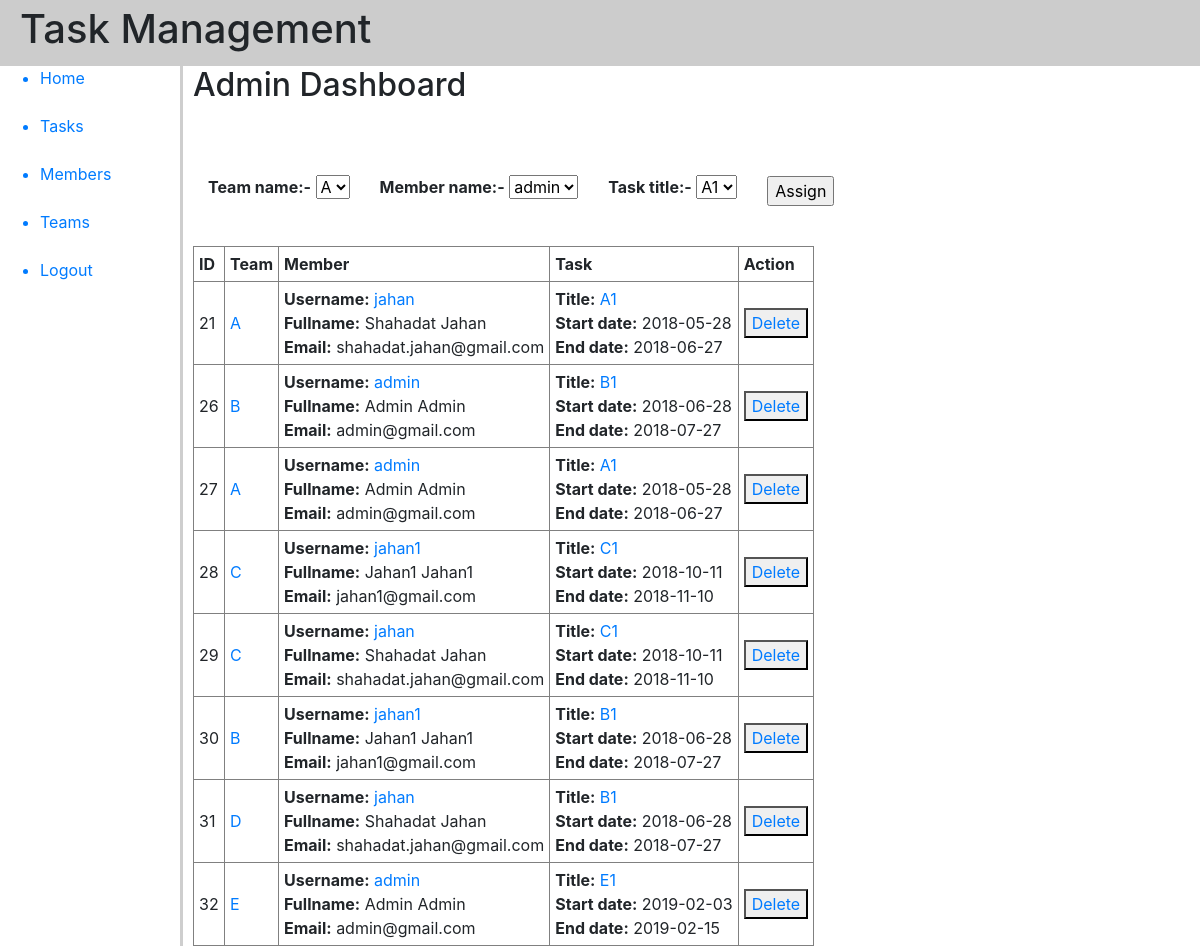
Screenshot of /admin/admin.php (signed in) with the database file from the repository.
### tables this page shows
CREATE TABLE `total_info` (
  `id` int(11) NOT NULL,
  `user_id` int(11) NOT NULL,
  `task_id` int(11) NOT NULL,
  `group_id` int(11) NOT NULL
);

CREATE TABLE `groups` (
  `id` int(11) NOT NULL,
  `group_name` varchar(50) NOT NULL
);

CREATE TABLE `users` (
  `id` int(11) NOT NULL,
  `username` varchar(20) NOT NULL,
  `email` varchar(50) NOT NULL,
  `password` varchar(32) NOT NULL,
  `first_name` varchar(50) NOT NULL,
  `last_name` varchar(50) NOT NULL,
  `is_admin` tinyint(1) NOT NULL DEFAULT '0'
);

CREATE TABLE `tasks` (
  `id` int(11) NOT NULL,
  `title` varchar(20) NOT NULL,
  `task_description` varchar(100) NOT NULL,
  `start_date` date NOT NULL,
  `end_date` date NOT NULL
);

### admin/database.php (the view, shortened to what this page needs)
<?php
$server = "localhost";
$db_name = "task management";
$db_user = "root";
$db_pass = "";
$conn = new mysqli($server, $db_user, $db_pass, $db_name);
function writeOptionList($table, $id, $fld)
{
	global $conn;
	$sql = "SELECT * FROM $table ORDER BY $fld asc";
	$result = $conn->query($sql);
	while ($a_row = $result->fetch_assoc()) {
		if ($id == $a_row["id"])
			$selected = "SELECTED";
		else
			$selected = "";
		echo "<option $selected value='" . $a_row["id"] . "'>" . $a_row[$fld] . "</option>";
	}
}
function AssignLists()
{
	global $conn;
	$sql = "SELECT * FROM total_info";
	$result = $conn->query($sql);
	if ($result->num_rows > 0) {
		return $result;
	} else {
		return false;
	}
}
function UserInfo($user_id)
{
	global $conn;
	$sql = "SELECT * FROM users WHERE id =" . $user_id;
	$result = $conn->query($sql);
	if ($result->num_rows > 0) {
		while ($row = $result->fetch_assoc()) {
			$user_info = "<b>Username:</b><a href='member_detailes.php?id=" . $user_id . "'> " . $row['username'] . "</a><br> <b>Fullname:</b> " . $row['first_name'] . " " . $row['last_name'] . "<br> <b>Email:</b> " . $row['email'];
			return $user_info;
		}
	} else {
		return "";
	}
}
function TaskInfo($task_id)
{
	global $conn;
	$sql = "SELECT * FROM tasks WHERE id =" . $task_id;
	$result = $conn->query($sql);
	if ($result->num_rows > 0) {
		while ($row = $result->fetch_assoc()) {
			$task_info = "<b>Title:</b><a href='task_detailes.php?id=" . $task_id . "'> " . $row['title'] . "</a><br> <b>Start date:</b> " . $row['start_date'] . "<br> <b>End date:</b> " . $row['end_date'];
			return $task_info;
		}
	} else {
		return "";
	}
}
function GroupInfo($group_id)
{
	global $conn;
	$sql = "SELECT * FROM groups WHERE id =" . $group_id;
	$result = $conn->query($sql);
	if ($result->num_rows > 0) {
		while ($row = $result->fetch_assoc()) {
			$grp_info = "<a href='group_detailes.php?id=" . $group_id . "'>" . $row['group_name'] . "</a>";
			return $grp_info;
		}
	} else {
		return "";
	}
}

### admin/admin.php (shortened to what this page needs)
<?php
require("haeder.php");
$user_id = $task_id = $group_id = "";
?>
<div class="body">
	<form method="post" action="<?php echo htmlspecialchars($_SERVER["PHP_SELF"]); ?>">
		<h2>Admin Dashboard</h2>
		<br>
		<br>
		<table class="table-hover" border="0" cellpadding="15">
			<tr>
				<td><label>Team name:-</label>
					<select name="group_name">
						<?php writeOptionList("groups", $group_id, "group_name") ?>
					</select>
				</td>
				<td><label>Member name:-</label>
					<select name="username">
						<?php writeOptionList("users", $user_id, "username") ?>
					</select>
				</td>
				<td><label>Task title:-</label>
					<select name="title">
						<?php writeOptionList("tasks", $task_id, "title") ?>
					</select>
				</td>
				<td><input type="submit" name="submit" value="Assign"></td>
			</tr>
		</table>
		<br>
		<div>
			<?php
			$assign_info = AssignLists();
			echo '<table class="table-hover" border="1" cellpadding="5" cellspacing="0"><thead><tr><th>ID</th><th>Team</th><th>Member</th><th>Task</th><th>Action</th></tr></thead><tbody>';
			while ($row = $assign_info->fetch_assoc()) {
				$user_name = UserInfo($row["user_id"]);
				$task_title = TaskInfo($row["task_id"]);
				$group_name = GroupInfo($row["group_id"]);
				echo '<tr><td>' . $row['id'] . '</td><td>' . $group_name . '</td><td>' . $user_name . '</td><td>' . $task_title . '</td><td><button><a onclick="return ConfirmDelete();" href="info_delete.php?id=' . $row['id'] . '">Delete</a></button></td></tr>';
			}
			echo '</tbody></table>';
			?>
		</div>
	</form>
</div>
<?php require("footer.php"); ?>

### admin/style.css (style rules this page uses)
body { font-family: verdana; }
a { color: black; text-decoration: none; }
.body { float: left; width: 80%; border-left: 3px solid #cecece; padding-left:10px; }
label { font-weight: 700; }

### rows the page displays
total_info: id "21", group.group_name "A", user.username "jahan", user.first_name "Shahadat", user.last_name "Jahan", user.email "shahadat.jahan@gmail.com", task.title "A1", task.start_date "2018-05-28", task.end_date "2018-06-27"
total_info: id "26", group.group_name "B", user.username "admin", user.first_name "Admin", user.last_name "Admin", user.email "admin@gmail.com", task.title "B1", task.start_date "2018-06-28", task.end_date "2018-07-27"
total_info: id "27", group.group_name "A", user.username "admin", user.first_name "Admin", user.last_name "Admin", user.email "admin@gmail.com", task.title "A1", task.start_date "2018-05-28", task.end_date "2018-06-27"
total_info: id "28", group.group_name "C", user.username "jahan1", user.first_name "Jahan1", user.last_name "Jahan1", user.email "jahan1@gmail.com", task.title "C1", task.start_date "2018-10-11", task.end_date "2018-11-10"
total_info: id "29", group.group_name "C", user.username "jahan", user.first_name "Shahadat", user.last_name "Jahan", user.email "shahadat.jahan@gmail.com", task.title "C1", task.start_date "2018-10-11", task.end_date "2018-11-10"
total_info: id "30", group.group_name "B", user.username "jahan1", user.first_name "Jahan1", user.last_name "Jahan1", user.email "jahan1@gmail.com", task.title "B1", task.start_date "2018-06-28", task.end_date "2018-07-27"
total_info: id "31", group.group_name "D", user.username "jahan", user.first_name "Shahadat", user.last_name "Jahan", user.email "shahadat.jahan@gmail.com", task.title "B1", task.start_date "2018-06-28", task.end_date "2018-07-27"
total_info: id "32", group.group_name "E", user.username "admin", user.first_name "Admin", user.last_name "Admin", user.email "admin@gmail.com", task.title "E1", task.start_date "2019-02-03", task.end_date "2019-02-15"

### other values shown
form field group_name "A"
form field username "admin"
form field title "A1"
